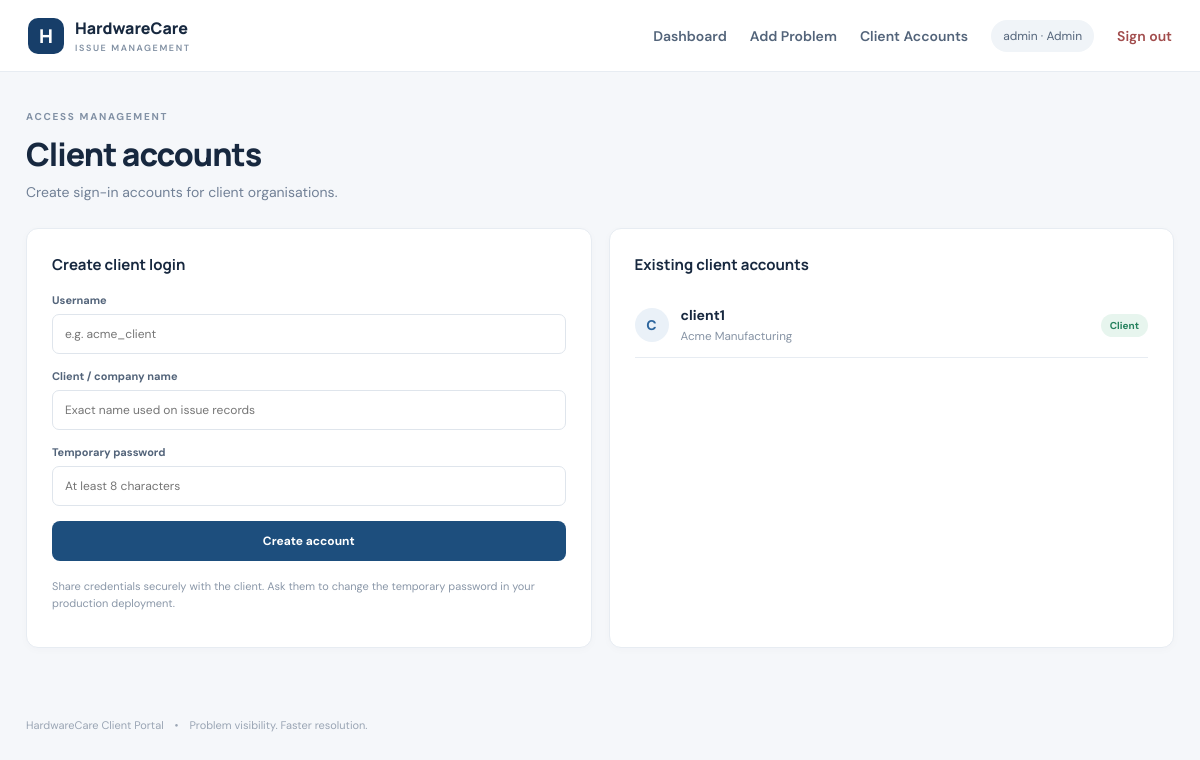
Page /admin/users (signed in) on the committed database.
### tables this page shows
CREATE TABLE users (
        id INTEGER PRIMARY KEY AUTOINCREMENT,
        username TEXT UNIQUE NOT NULL,
        password_hash TEXT NOT NULL,
        role TEXT NOT NULL CHECK(role IN ('admin','client')),
        client_name TEXT
    );

### app.py (the view, shortened to what this page needs)
@app.route("/admin/users", methods=["GET","POST"])
@admin_required
def users():
    conn = db()
    rows = conn.execute("SELECT id,username,client_name FROM users WHERE role='client' ORDER BY username").fetchall()
    conn.close()
    return render_template("users.html", users=rows)

### app.py (called while the page is built)
def db():
    conn = sqlite3.connect(DB_PATH)
    conn.row_factory = sqlite3.Row
    return conn

def login_required(fn):
    @wraps(fn)
    def wrapper(*args, **kwargs):
        if "user_id" not in session:
            return redirect(url_for("login"))
        return fn(*args, **kwargs)
    return wrapper

def admin_required(fn):
    @wraps(fn)
    @login_required
    def wrapper(*args, **kwargs):
        if session.get("role") != "admin":
            abort(403)
        return fn(*args, **kwargs)
    return wrapper

### templates/users.html
{% extends "base.html" %}{% block title %}Client accounts | HardwareCare{% endblock %}
{% block content %}
<div class="page-heading"><div><div class="eyebrow">ACCESS MANAGEMENT</div><h1>Client accounts</h1><p class="muted">Create sign-in accounts for client organisations.</p></div></div>
<div class="two-col">
<section class="panel form-panel"><h3>Create client login</h3><form method="post" class="stack-form">
<label>Username<input name="username" required placeholder="e.g. acme_client"></label>
<label>Client / company name<input name="client_name" required placeholder="Exact name used on issue records"></label>
<label>Temporary password<input type="password" name="password" minlength="8" required placeholder="At least 8 characters"></label>
<button class="btn primary">Create account</button></form><p class="hint">Share credentials securely with the client. Ask them to change the temporary password in your production deployment.</p></section>
<section class="panel form-panel"><h3>Existing client accounts</h3>{% for u in users %}<div class="user-row"><div class="avatar">{{ u.username[:1]|upper }}</div><div><b>{{ u.username }}</b><small>{{ u.client_name }}</small></div><span class="status status-resolved">Client</span></div>{% else %}<p class="muted">No client accounts yet.</p>{% endfor %}</section>
</div>
{% endblock %}

### static/style.css (style rules this page uses)
:root { --ink:#17283f;--muted:#718096;--line:#e7ecf2;--bg:#f5f7fa;--blue:#2865a8;--green:#23845f;--amber:#b7791f }
* { box-sizing:border-box }
body { margin:0;background:var(--bg);color:var(--ink);font-family:'DM Sans',sans-serif;font-size:14px }
.page-heading { display:flex;align-items:center;justify-content:space-between;gap:20px;margin-bottom:27px }
.eyebrow { font-size:10px;font-weight:700;letter-spacing:1.7px;color:#8291a5;margin-bottom:9px }
.page-heading h1,.login-copy h1 { font:800 32px Manrope;margin:0;letter-spacing:-1px }
.muted { color:var(--muted);margin:7px 0 0 }
.btn { display:inline-flex;align-items:center;justify-content:center;gap:10px;padding:11px 16px;border-radius:8px;font:700 12px 'DM Sans';text-decoration:none;border:1px solid transparent;cursor:pointer }
.primary { background:#1d4e7d;color:white }
.metric,.panel { background:white;border:1px solid var(--line);border-radius:12px;box-shadow:0 2px 8px #20334b06 }
.panel { padding:21px }
.panel h3 { font:700 15px Manrope;margin:0 }
.status { display:inline-flex;padding:5px 9px;border-radius:20px;font-size:10px;font-weight:700;background:#f0f3f7;color:#66758a }
.status-resolved { background:#e7f5ee;color:#25815d }
.form-panel { padding:25px }
.form-section h3,.form-panel>h3 { font:700 15px Manrope;margin:0 0 18px }
.form-grid label,.stack-form label,.login-card label { display:flex;flex-direction:column;gap:7px;font-size:11px;font-weight:700;color:#53647a }
input,textarea,select { width:100%;border:1px solid #dfe5ec;border-radius:7px;background:#fff;padding:11px 12px;font:12px 'DM Sans';color:var(--ink) }
.two-col { display:grid;grid-template-columns:1fr 1fr;gap:17px }
.stack-form { display:grid;gap:15px }
.hint { font-size:11px;line-height:1.5;color:#8a97a8;margin-top:17px }
.user-row { display:flex;align-items:center;gap:12px;padding:13px 0;border-bottom:1px solid var(--line) }
.user-row>div:nth-child(2) { flex:1 }
.user-row small { display:block;color:#8794a5;margin-top:4px }
.avatar { width:34px;height:34px;border-radius:50%;background:#eaf1f8;color:#2c659d;display:grid;place-items:center;font-weight:700 }

### rows in the picture
users: username "C", username "client1", client_name "Acme Manufacturing"

### other values in the picture
{{ session.get('username') }} "admin"
{{ session.get('role')|title }} "Admin"
